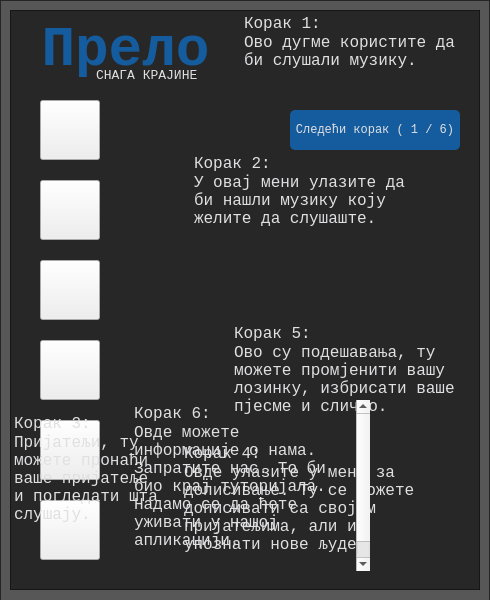
<?xml version="1.0" encoding="UTF-8"?>
<ui version="4.0">
 <class>TutorialScreen</class>
 <widget class="QMainWindow" name="TutorialScreen">
  <property name="windowModality">
   <enum>Qt::NonModal</enum>
  </property>
  <property name="geometry">
   <rect>
    <x>0</x>
    <y>0</y>
    <width>490</width>
    <height>600</height>
   </rect>
  </property>
  <property name="windowTitle">
   <string>MainWindow</string>
  </property>
  <property name="windowOpacity">
   <double>1.000000000000000</double>
  </property>
  <property name="unifiedTitleAndToolBarOnMac">
   <bool>false</bool>
  </property>
  <widget class="QWidget" name="centralwidget">
   <widget class="QFrame" name="frame_border">
    <property name="geometry">
     <rect>
      <x>0</x>
      <y>0</y>
      <width>490</width>
      <height>601</height>
     </rect>
    </property>
    <property name="styleSheet">
     <string notr="true">QFrame {	
	background-color: rgba(18, 18, 18, 175);
}
QLabel {
	background-color: rgba(0,0,0,0);
}</string>
    </property>
    <property name="frameShape">
     <enum>QFrame::StyledPanel</enum>
    </property>
    <property name="frameShadow">
     <enum>QFrame::Raised</enum>
    </property>
    <widget class="QFrame" name="frame">
     <property name="geometry">
      <rect>
       <x>10</x>
       <y>10</y>
       <width>470</width>
       <height>580</height>
      </rect>
     </property>
     <property name="styleSheet">
      <string notr="true"/>
     </property>
     <property name="frameShape">
      <enum>QFrame::StyledPanel</enum>
     </property>
     <property name="frameShadow">
      <enum>QFrame::Raised</enum>
     </property>
     <widget class="QWidget" name="widget" native="true">
      <property name="geometry">
       <rect>
        <x>0</x>
        <y>0</y>
        <width>471</width>
        <height>580</height>
       </rect>
      </property>
      <property name="styleSheet">
       <string notr="true">QPlainTextEdit {
	background-color: rgba(0,0,0,0);
	border: none;
	color: rgb(224,224,226);
}</string>
      </property>
      <widget class="QLabel" name="app_name">
       <property name="geometry">
        <rect>
         <x>20</x>
         <y>10</y>
         <width>191</width>
         <height>60</height>
        </rect>
       </property>
       <property name="font">
        <font>
         <family>Courier New</family>
         <pointsize>42</pointsize>
         <weight>75</weight>
         <bold>true</bold>
        </font>
       </property>
       <property name="styleSheet">
        <string notr="true">color: rgb(20, 92, 158);</string>
       </property>
       <property name="frameShape">
        <enum>QFrame::NoFrame</enum>
       </property>
       <property name="text">
        <string>Прело</string>
       </property>
       <property name="alignment">
        <set>Qt::AlignCenter</set>
       </property>
      </widget>
      <widget class="QLabel" name="label">
       <property name="geometry">
        <rect>
         <x>86</x>
         <y>45</y>
         <width>111</width>
         <height>40</height>
        </rect>
       </property>
       <property name="font">
        <font>
         <family>Courier New</family>
         <pointsize>10</pointsize>
         <weight>50</weight>
         <bold>false</bold>
        </font>
       </property>
       <property name="styleSheet">
        <string notr="true">color: rgb(224,224,226);</string>
       </property>
       <property name="text">
        <string>СНАГА КРАЈИНЕ</string>
       </property>
       <property name="alignment">
        <set>Qt::AlignLeading|Qt::AlignLeft|Qt::AlignVCenter</set>
       </property>
      </widget>
      <widget class="QPushButton" name="btn_play">
       <property name="geometry">
        <rect>
         <x>30</x>
         <y>90</y>
         <width>60</width>
         <height>60</height>
        </rect>
       </property>
       <property name="styleSheet">
        <string notr="true">QPushButton#btn_play {
	border-image: url(:/menu/images/menu/play.png);
}
QPushButton#btn_play:hover {
	border-image: url(:/menu/images/menu/hover_play.png);
}</string>
       </property>
       <property name="text">
        <string/>
       </property>
      </widget>
      <widget class="QPushButton" name="btn_search">
       <property name="geometry">
        <rect>
         <x>30</x>
         <y>170</y>
         <width>60</width>
         <height>60</height>
        </rect>
       </property>
       <property name="styleSheet">
        <string notr="true">QPushButton#btn_search {
	border-image: url(:/menu/images/menu/search.png);
}
QPushButton#btn_search:hover {
	border-image: url(:/menu/images/menu/hover_search.png);
}</string>
       </property>
       <property name="text">
        <string/>
       </property>
      </widget>
      <widget class="QPushButton" name="btn_friends">
       <property name="geometry">
        <rect>
         <x>30</x>
         <y>250</y>
         <width>60</width>
         <height>60</height>
        </rect>
       </property>
       <property name="styleSheet">
        <string notr="true">QPushButton#btn_friends {
	border-image: url(:/menu/images/menu/friends.png);
}
QPushButton#btn_friends:hover {
	border-image: url(:/menu/images/menu/hover_friends.png);
}</string>
       </property>
       <property name="text">
        <string/>
       </property>
      </widget>
      <widget class="QPushButton" name="btn_chat">
       <property name="geometry">
        <rect>
         <x>30</x>
         <y>330</y>
         <width>60</width>
         <height>60</height>
        </rect>
       </property>
       <property name="styleSheet">
        <string notr="true">QPushButton#btn_chat {
	border-image: url(:/menu/images/menu/chat.png);
}
QPushButton#btn_chat:hover {
	border-image: url(:/menu/images/menu/hover_chat.png);
}</string>
       </property>
       <property name="text">
        <string/>
       </property>
      </widget>
      <widget class="QPushButton" name="btn_settings">
       <property name="geometry">
        <rect>
         <x>30</x>
         <y>410</y>
         <width>60</width>
         <height>60</height>
        </rect>
       </property>
       <property name="styleSheet">
        <string notr="true">QPushButton#btn_settings {
	border-image: url(:/menu/images/menu/settings.png);
}
QPushButton#btn_settings:hover {
	border-image: url(:/menu/images/menu/hover_settings.png);
}</string>
       </property>
       <property name="text">
        <string/>
       </property>
      </widget>
      <widget class="QPushButton" name="btn_about">
       <property name="geometry">
        <rect>
         <x>30</x>
         <y>490</y>
         <width>60</width>
         <height>60</height>
        </rect>
       </property>
       <property name="styleSheet">
        <string notr="true">QPushButton#btn_about {
	border-image: url(:/menu/images/menu/about.png);
}
QPushButton#btn_about:hover {
	border-image: url(:/menu/images/menu/hover_about.png);
}</string>
       </property>
       <property name="text">
        <string/>
       </property>
      </widget>
      <widget class="QWidget" name="widget_tutorial" native="true">
       <property name="geometry">
        <rect>
         <x>0</x>
         <y>0</y>
         <width>471</width>
         <height>581</height>
        </rect>
       </property>
       <widget class="QPushButton" name="btn_next">
        <property name="geometry">
         <rect>
          <x>280</x>
          <y>100</y>
          <width>170</width>
          <height>40</height>
         </rect>
        </property>
        <property name="font">
         <font>
          <family>Courier New</family>
          <pointsize>9</pointsize>
          <weight>50</weight>
          <bold>false</bold>
         </font>
        </property>
        <property name="styleSheet">
         <string notr="true">QPushButton#btn_next {
	background-color: rgb(20, 92, 158);
	color: rgb(224, 224, 226);
	border-radius: 5px;
}
QPushButton#btn_next:hover {
	background-color: rgb(19, 55, 88);
}
QPushButton#btn_next:pressed {
	background-color: rgb(19, 37, 53);
}</string>
        </property>
        <property name="text">
         <string>Следећи корак ( 1 / 6)</string>
        </property>
       </widget>
       <widget class="QLabel" name="step_1">
        <property name="geometry">
         <rect>
          <x>70</x>
          <y>-30</y>
          <width>256</width>
          <height>256</height>
         </rect>
        </property>
        <property name="styleSheet">
         <string notr="true">border-image: url(:/tutorial/images/tutorial/step_1.png);</string>
        </property>
        <property name="text">
         <string/>
        </property>
       </widget>
       <widget class="QLabel" name="step_2">
        <property name="geometry">
         <rect>
          <x>30</x>
          <y>120</y>
          <width>256</width>
          <height>256</height>
         </rect>
        </property>
        <property name="styleSheet">
         <string notr="true">border-image: url(:/tutorial/images/tutorial/step_2.png);</string>
        </property>
        <property name="text">
         <string/>
        </property>
       </widget>
       <widget class="QLabel" name="step_3">
        <property name="geometry">
         <rect>
          <x>20</x>
          <y>230</y>
          <width>256</width>
          <height>256</height>
         </rect>
        </property>
        <property name="styleSheet">
         <string notr="true">border-image: url(:/tutorial/images/tutorial/step_3.png);</string>
        </property>
        <property name="text">
         <string/>
        </property>
       </widget>
       <widget class="QLabel" name="step_4">
        <property name="geometry">
         <rect>
          <x>40</x>
          <y>240</y>
          <width>256</width>
          <height>256</height>
         </rect>
        </property>
        <property name="styleSheet">
         <string notr="true">border-image: url(:/tutorial/images/tutorial/step_4.png);</string>
        </property>
        <property name="text">
         <string/>
        </property>
       </widget>
       <widget class="QLabel" name="step_5">
        <property name="geometry">
         <rect>
          <x>50</x>
          <y>320</y>
          <width>256</width>
          <height>256</height>
         </rect>
        </property>
        <property name="styleSheet">
         <string notr="true">border-image: url(:/tutorial/images/tutorial/step_5.png);</string>
        </property>
        <property name="text">
         <string/>
        </property>
       </widget>
       <widget class="QLabel" name="step_6">
        <property name="geometry">
         <rect>
          <x>80</x>
          <y>410</y>
          <width>256</width>
          <height>256</height>
         </rect>
        </property>
        <property name="styleSheet">
         <string notr="true">border-image: url(:/tutorial/images/tutorial/step_6.png);</string>
        </property>
        <property name="text">
         <string/>
        </property>
       </widget>
       <widget class="QPlainTextEdit" name="text_1">
        <property name="geometry">
         <rect>
          <x>230</x>
          <y>0</y>
          <width>240</width>
          <height>100</height>
         </rect>
        </property>
        <property name="font">
         <font>
          <family>Courier New</family>
          <pointsize>12</pointsize>
         </font>
        </property>
        <property name="styleSheet">
         <string notr="true"/>
        </property>
        <property name="plainText">
         <string>Корак 1:
Ово дугме користите да би слушали музику.</string>
        </property>
       </widget>
       <widget class="QPlainTextEdit" name="text_2">
        <property name="geometry">
         <rect>
          <x>180</x>
          <y>140</y>
          <width>240</width>
          <height>100</height>
         </rect>
        </property>
        <property name="font">
         <font>
          <family>Courier New</family>
          <pointsize>12</pointsize>
         </font>
        </property>
        <property name="styleSheet">
         <string notr="true"/>
        </property>
        <property name="plainText">
         <string>Корак 2:
У овај мени улазите да би нашли музику коју желите да слушаште.</string>
        </property>
       </widget>
       <widget class="QPlainTextEdit" name="text_3">
        <property name="geometry">
         <rect>
          <x>0</x>
          <y>400</y>
          <width>161</width>
          <height>181</height>
         </rect>
        </property>
        <property name="font">
         <font>
          <family>Courier New</family>
          <pointsize>12</pointsize>
         </font>
        </property>
        <property name="styleSheet">
         <string notr="true"/>
        </property>
        <property name="plainText">
         <string>Корак 3:
Пријатељи, ту можете пронаћи ваше пријатеље и погледати шта слушају.</string>
        </property>
       </widget>
       <widget class="QPlainTextEdit" name="text_4">
        <property name="geometry">
         <rect>
          <x>170</x>
          <y>430</y>
          <width>240</width>
          <height>141</height>
         </rect>
        </property>
        <property name="font">
         <font>
          <family>Courier New</family>
          <pointsize>12</pointsize>
         </font>
        </property>
        <property name="styleSheet">
         <string notr="true"/>
        </property>
        <property name="plainText">
         <string>Корак 4:
Овде улазите у мени за дописивање. Ту се можете дописивати са својим пријатељима, али и упознати нове људе.</string>
        </property>
       </widget>
       <widget class="QPlainTextEdit" name="text_5">
        <property name="geometry">
         <rect>
          <x>220</x>
          <y>310</y>
          <width>240</width>
          <height>131</height>
         </rect>
        </property>
        <property name="font">
         <font>
          <family>Courier New</family>
          <pointsize>12</pointsize>
         </font>
        </property>
        <property name="styleSheet">
         <string notr="true"/>
        </property>
        <property name="plainText">
         <string>Корак 5:
Ово су подешавања, ту можете промјенити вашу лозинку, избрисати ваше пјесме и слично.</string>
        </property>
       </widget>
       <widget class="QPlainTextEdit" name="text_6">
        <property name="geometry">
         <rect>
          <x>120</x>
          <y>390</y>
          <width>240</width>
          <height>171</height>
         </rect>
        </property>
        <property name="font">
         <font>
          <family>Courier New</family>
          <pointsize>12</pointsize>
         </font>
        </property>
        <property name="styleSheet">
         <string notr="true"/>
        </property>
        <property name="plainText">
         <string>Корак 6:
Овде можете информације о нама. Запратите нас. То би био крај туторијала. Надамо се да ћете уживати у нашој апликацији.
</string>
        </property>
       </widget>
      </widget>
     </widget>
    </widget>
    <widget class="QLabel" name="app_bg">
     <property name="geometry">
      <rect>
       <x>0</x>
       <y>0</y>
       <width>491</width>
       <height>601</height>
      </rect>
     </property>
     <property name="styleSheet">
      <string notr="true">border-image: url(:/images/images/welcome_bg.png);</string>
     </property>
     <property name="text">
      <string/>
     </property>
    </widget>
    <zorder>app_bg</zorder>
    <zorder>frame</zorder>
   </widget>
  </widget>
 </widget>
 <resources>
  <include location="../res.qrc"/>
 </resources>
 <connections/>
</ui>
